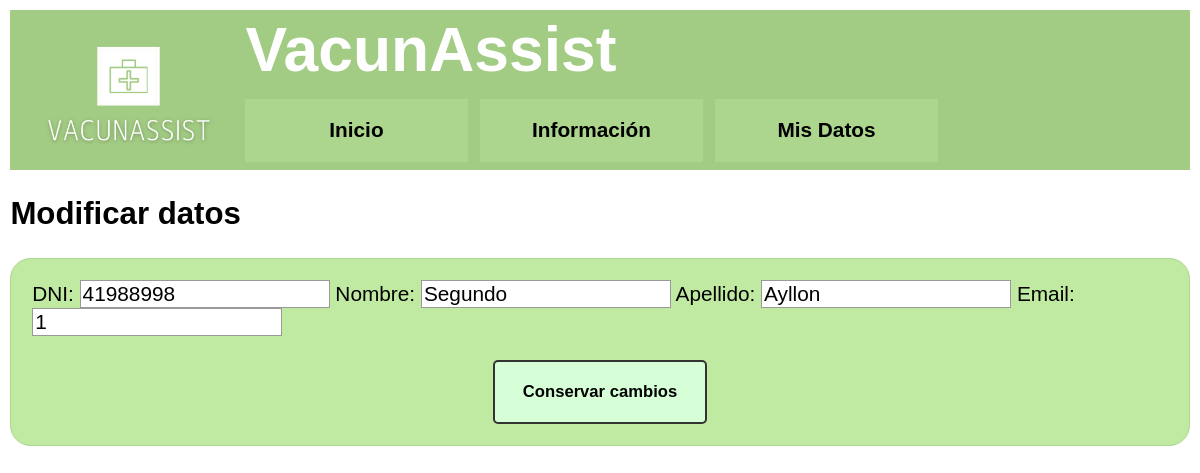
Page /accounts/modificar_datos/ (signed in) on the committed database.
### accounts/models.py (models this page shows, shortened)
class Paciente(models.Model):
    user = models.OneToOneField(User, on_delete=models.CASCADE, primary_key=True)
    dni = models.CharField(max_length=8, help_text='DNI')
    first_name = models.CharField(max_length=100, blank=True)
    last_name = models.CharField(max_length=100, blank=True)
    email = models.EmailField(max_length=150)
    bio = models.TextField()

### accounts/views.py (the view)
# urls.py: path('modificar_datos/', modificarDatos_view, name='Modificar datos personales')
@login_required
def modificarDatos_view(request):
    user = request.user.id
    paciente = Paciente.objects.get(user__id=user)
    user_info = User.objects.get(id=user)
    if request.method == 'POST':
        form = ModificarDatosForm(request.POST, request.FILES, instance=paciente)
        if form.is_valid():
            user_info.paciente.dni = form.cleaned_data.get('dni')
            user_info.paciente.email = form.cleaned_data.get('email')
            user_info.email = user_info.paciente.email
            user_info.paciente.first_name = form.cleaned_data.get('first_name')
            user_info.paciente.last_name = form.cleaned_data.get('last_name')
            paciente.save()
            user_info.save()
            messages.success(request, 'Tus datos se modificaron correctamente')
            return redirect('userinfo')
    else:
        form = ModificarDatosForm(instance=paciente)
    return render(request, 'modificar_datos.html',{'form' : form})

### accounts/forms.py
class ModificarDatosForm(ModelForm):
    if User.is_authenticated:
           dni = forms.CharField(max_length=8, label='DNI')
           first_name = forms.CharField(max_length=100, label='Nombre')
           last_name = forms.CharField(max_length=100, label='Apellido')
           email = forms.EmailField(max_length=150, label='Email')
    else:
        pass
    class Meta:
        model = Paciente
        fields = ('dni', 'first_name', 'last_name', 'email')

### templates/modificar_datos.html (shortened to what this page needs)
{% extends "base.html" %}
{% block content %}
  <h2>Modificar datos</h2>
  <form method="post">
    {{form}}
    <br>
    <br>
    <div class="buttonholder">
    <button type="submit">Conservar cambios</button>
    </div>
  </form>
{% endblock %}

### static/css/styles.css (style rules this page uses)
body { font : 1.3rem sans-serif; padding : 0.5em; margin : 0; }
form { margin: 0 auto; width: fit-content; padding: 1em; border: 1px solid rgb(172 213 141); border-radius: 1em; background-color: rgb(192 233 161); }
input, textarea { font: 1em sans-serif; width: 250px; box-sizing: border-box; border: 1px solid #999; }
button { padding : 1.2em; padding-left: 1.7em; padding-right: 1.7em; font : bold .8em sans-serif; border : 2px solid #333; border-radius: 5px; background : rgb(215, 255, 215); cursor : pointer; }
.buttonholder { text-align: center; }
label { position: relative; }

### rows in the picture
Paciente: dni "41988998", first_name "Segundo", last_name "Ayllon", email "1"
